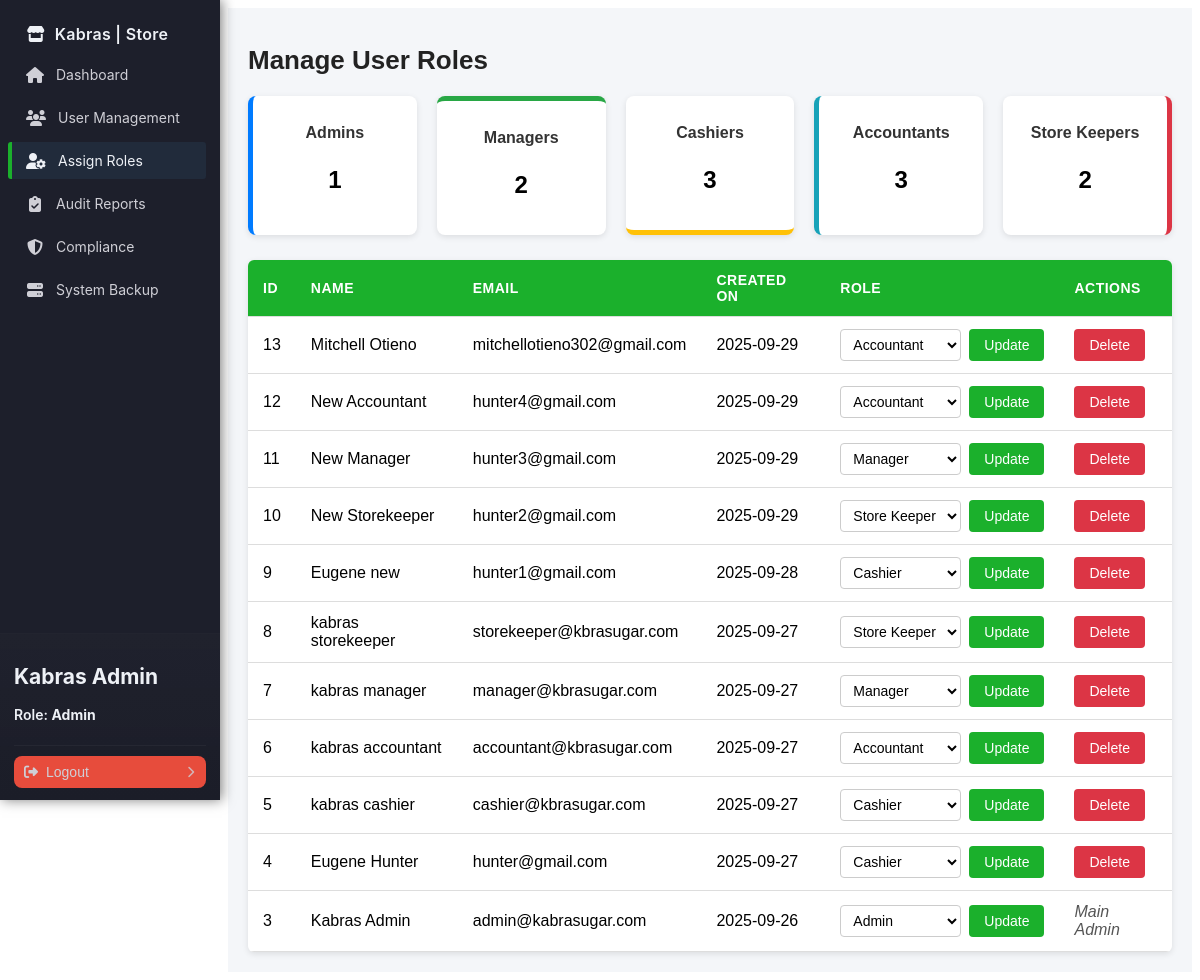
Page /admin/roles.php (signed in) on the committed database.
### tables this page shows
CREATE TABLE `users` (
  `id` int NOT NULL AUTO_INCREMENT,
  `name` varchar(100) NOT NULL,
  `email` varchar(100) NOT NULL,
  `password` varchar(255) NOT NULL,
  `phone` varchar(15) DEFAULT NULL,
  `national_id` varchar(20) DEFAULT NULL,
  `role` enum('Admin','StoreKeeper','Cashier','Manager','Accountant') NOT NULL,
  `last_login` datetime DEFAULT NULL,
  `created_at` timestamp NULL DEFAULT CURRENT_TIMESTAMP,
  `updated_at` timestamp NULL DEFAULT CURRENT_TIMESTAMP ON UPDATE CURRENT_TIMESTAMP,
  PRIMARY KEY (`id`),
  UNIQUE KEY `email` (`email`)
);

### config/database.php (called while the page is built, shortened)
<?php
class Database
{
    private $host = 'localhost';
    private $db   = 'kabras_store';
    private $user = 'root';
    private $pass = 'Hunter42.';
    private $charset = 'utf8mb4';
    public function connect()
    {
        $dsn = "mysql:host={$this->host};dbname={$this->db};charset={$this->charset}";
        try {
            $this->pdo = new PDO($dsn, $this->user, $this->pass, [
                PDO::ATTR_ERRMODE => PDO::ERRMODE_EXCEPTION,
                PDO::ATTR_DEFAULT_FETCH_MODE => PDO::FETCH_ASSOC,
            ]);
            return $this->pdo;
        } catch (PDOException $e) {
            die('Database connection failed: ' . $e->getMessage());
        }
    }
}

### app/models/User.php (called while the page is built, shortened)
<?php
require_once __DIR__ . '../../../config/database.php';
class User
{
    private $db;
    public function __construct()
    {
        $this->db = (new Database())->connect();
    }
    public function findByEmail($email)
    {
        $sql = "SELECT * FROM users WHERE email = :email LIMIT 1";
        $stmt = $this->db->prepare($sql);
        $stmt->execute([':email' => $email]);
        return $stmt->fetch(PDO::FETCH_ASSOC);
    }
    public function getAllUsers()
    {
        $sql = "SELECT id, name, email, phone, national_id, role, created_at, last_login FROM users ORDER BY created_at DESC";
        $stmt = $this->db->query($sql);
        return $stmt->fetchAll(PDO::FETCH_ASSOC);
    }
}

### handlers/AuthHandler.php (called while the page is built, shortened)
<?php
require_once __DIR__ . '/../app/models/User.php';
class AuthHandler
{
    private $sessionTimeout = 3600;
    public function __construct()
    {
        $this->userModel = new User();
        $defaultAdminEmail = 'admin@kabrasugar.com';
        if (!$this->userModel->findByEmail($defaultAdminEmail)) {
            $adminData = [
                'name' => 'Default Admin',
                'email' => $defaultAdminEmail,
                'phone' => '',
                'national_id' => '',
                'password' => 'hunter123',
                'role' => 'admin'
            ];
            $this->userModel->createUser($adminData);
        }
    }
    public function isLoggedIn()
    {
        return isset($_SESSION['user_id']) &&
            (time() - $_SESSION['login_time']) < $this->sessionTimeout;
    }
    public function getCurrentUser()
    {
        return [
            "id" => $_SESSION['user_id'],
            "name" => $_SESSION['user_name'],
            "email" => $_SESSION['user_email'],
            "role" => $_SESSION['user_role']
        ];
    }
}

### admin/roles.php (the view, shortened to what this page needs)
<?php session_start();
require_once '../handlers/AuthHandler.php';
require_once '../app/models/User.php';
$authHandler = new AuthHandler();
$userHandler = new User();
$currentUser = $authHandler->getCurrentUser();
$users = $userHandler->getAllUsers();
$roleCounts = [
    'Admin' => 0,
    'Manager' => 0,
    'Cashier' => 0,
    'Accountant' => 0,
    'StoreKeeper' => 0,
];
foreach ($users as $user) {
    if (isset($roleCounts[$user['role']])) {
        $roleCounts[$user['role']]++;
    }
}
?>
<!DOCTYPE html>
<html lang="en">
<head>
    <link rel="stylesheet" href="../assets/css/sidebar.css">
    <link rel="stylesheet" href="../assets/css/roles.css">
</head>
<body>
    <?php include '../includes/sidebar.php'; ?>
    <main class="main-content">
        <div class="container">
            <h1>Manage User Roles</h1><?php if (isset($_GET['success'])): ?>
            <p class="success-msg"><?= htmlspecialchars($_GET['success']); ?>
            </p><?php endif; ?>
            <div class="stats-cards">
                <div class="stat-card admin">
                    <h3>Admins</h3>
                    <p><?= $roleCounts['Admin']; ?></p>
                </div>
                <div class="stat-card manager">
                    <h3>Managers</h3>
                    <p><?= $roleCounts['Manager']; ?></p>
                </div>
                <div class="stat-card cashier">
                    <h3>Cashiers</h3>
                    <p><?= $roleCounts['Cashier']; ?></p>
                </div>
                <div class="stat-card accountant">
                    <h3>Accountants</h3>
                    <p><?= $roleCounts['Accountant']; ?></p>
                </div>
                <div class="stat-card storekeeper">
                    <h3>Store Keepers</h3>
                    <p><?= $roleCounts['StoreKeeper']; ?></p>
                </div>
            </div>
            <table class="users-table">
                <thead>
                    <tr>
                        <th>ID</th>
                        <th>Name</th>
                        <th>Email</th>
                        <th>Created On</th>
                        <th>Role</th>
                        <th>Actions</th>
                    </tr>
                </thead>
                <tbody>
                    <?php foreach ($users as $user): ?><tr>
                        <td><?= htmlspecialchars($user['id']); ?></td>
                        <td><?= htmlspecialchars($user['name']); ?></td>
                        <td><?= htmlspecialchars($user['email']); ?></td>
                        <td><?= htmlspecialchars(date('Y-m-d', strtotime($user['created_at']))); ?></td>
                        <td>
                            <form method="POST" action="roles.php" class="role-form">
                                <select name="role">
                                    <option value="Admin" <?= $user['role'] === 'Admin' ? 'selected' : ''; ?>>Admin
                                    </option>
                                    <option value="Manager" <?= $user['role'] === 'Manager' ? 'selected' : ''; ?>>
                                        Manager</option>
                                    <option value="Cashier" <?= $user['role'] === 'Cashier' ? 'selected' : ''; ?>>
                                        Cashier</option>
                                    <option value="Accountant" <?= $user['role'] === 'Accountant' ? 'selected' : ''; ?>>
                                        Accountant</option>
                                    <option value="StoreKeeper"
                                        <?= $user['role'] === 'StoreKeeper' ? 'selected' : ''; ?>>
                                        Store Keeper</option>
                                </select>
                                <button type="submit" name="update_role">Update</button>
                            </form>
                        </td>
                        <td><?php if ($user['id'] !== $currentUser['id']): ?>
                            <form method="POST" action="roles.php"
                                onsubmit="return confirm('Are you sure you want to delete this user?');">
                                <button type="submit" name="delete_user" class="btn-danger">Delete</button>
                            </form>
                            <?php else: ?>
                            <em>Main Admin</em>
                            <?php endif; ?>
                        </td>
                    </tr><?php endforeach; ?>
                </tbody>
            </table>
        </div>
    </main>
</body>
</html>

### assets/css/sidebar.css (style rules this page uses)
:root { --sidebar-width: 220px; --bg: #1d1f2b; --panel: #222233; --muted: #cfcfd6; --text: #eef1f6; --accent: #1BB02C; --hover: #2c3c33; --danger: #e74c3c; }

### assets/css/roles.css (style rules this page uses)
.stats-cards { display: grid; grid-template-columns: repeat(auto-fit, minmax(140px, 1fr)); gap: 20px; margin-bottom: 25px; }
.stat-card { background: #fff; border-radius: 8px; padding: 12px; text-align: center; box-shadow: 0 2px 6px rgba(0, 0, 0, 0.1); transition: transform 0.2s ease-in-out; }
.stat-card h3 { font-size: 16px; margin-bottom: 8px; color: #333; }
.stat-card p { font-size: 24px; font-weight: bold; }
.stat-card.admin { border-left: 5px solid #007bff; }
.stat-card.manager { border-top: 5px solid #28a745; }
.stat-card.cashier { border-bottom: 5px solid #ffc107; }
.stat-card.accountant { border-left: 5px solid #17a2b8; }
.stat-card.storekeeper { border-right: 5px solid #dc3545; }
.main-content { margin-left: 220px; padding: 20px; background: #f4f6f9; min-height: 100vh; font-family: Arial, sans-serif; }
.container { max-width: 1200px; margin: 0 auto; }
.container h1 { font-size: 26px; color: #222; margin-bottom: 20px; }
.users-table { width: 100%; border-collapse: collapse; background: #fff; border-radius: 6px; overflow: hidden; box-shadow: 0 2px 6px rgba(0, 0, 0, 0.1); }
.users-table thead { background: #1BB02C; color: #fff; text-transform: uppercase; font-size: 14px; letter-spacing: 0.5px; }
.users-table th, .users-table td { padding: 12px 15px; border-bottom: 1px solid #ddd; text-align: left; }
.role-form { display: flex; gap: 8px; align-items: center; }
.role-form select { padding: 6px 8px; border-radius: 4px; border: 1px solid #ccc; background: #fff; font-size: 14px; }
.role-form button { padding: 8px 15px; background: #1BB02C; color: #fff; border: none; border-radius: 4px; cursor: pointer; font-size: 14px; transition: background 0.2s ease-in-out; }
.btn-danger { padding: 8px 15px; background: #dc3545; color: #fff; border: none; border-radius: 4px; cursor: pointer; font-size: 14px; transition: background 0.2s ease-in-out; }
em { color: #555; font-style: italic; }

### rows in the picture
users: id "13", name "Mitchell Otieno", email "mitchellotieno302@gmail.com", created_at "2025-09-29", role "Accountant"
users: id "12", name "New Accountant", email "hunter4@gmail.com", created_at "2025-09-29", role "Accountant"
users: id "11", name "New Manager", email "hunter3@gmail.com", created_at "2025-09-29", role "Manager"
users: id "10", name "New Storekeeper", email "hunter2@gmail.com", created_at "2025-09-29", role "Store Keeper"
users: id "9", name "Eugene new", email "hunter1@gmail.com", created_at "2025-09-28", role "Cashier"
users: id "8", name "kabras storekeeper", email "storekeeper@kbrasugar.com", created_at "2025-09-27", role "Store Keeper"
users: id "7", name "kabras manager", email "manager@kbrasugar.com", created_at "2025-09-27", role "Manager"
users: id "6", name "kabras accountant", email "accountant@kbrasugar.com", created_at "2025-09-27", role "Accountant"
users: id "5", name "kabras cashier", email "cashier@kbrasugar.com", created_at "2025-09-27", role "Cashier"
users: id "4", name "Eugene Hunter", email "hunter@gmail.com", created_at "2025-09-27", role "Cashier"
users: id "3", name "Kabras Admin", email "admin@kabrasugar.com", created_at "2025-09-26", role "Admin", shows "Main Admin"

### other values in the picture
$it['label'] "Dashboard"
$it['label'] "User Management"
$it['label'] "Assign Roles"
$it['label'] "Audit Reports"
$it['label'] "Compliance"
$it['label'] "System Backup"
$currentUser['name'] "Kabras Admin"
$currentUser['role'] "Admin"
$roleCounts['Admin'] "1"
$roleCounts['Manager'] "2"
$roleCounts['Cashier'] "3"
$roleCounts['Accountant'] "3"
$roleCounts['StoreKeeper'] "2"
